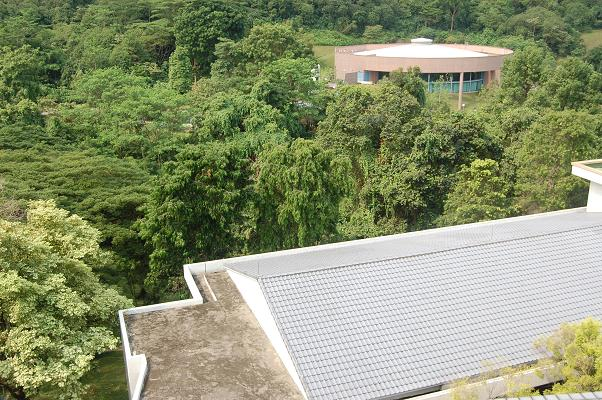
#> input picture Images_Asgnmt3_1/I6/1_0.JPG, 602 x 400 px, found by its file name; its folder holds only this picture in this run
$ python inbuiltwarp.py
#> lines starting #> are read from the running program, lines starting #| are printed output that depends on the picture
import os
import cv2
import numpy as np
from tqdm import tqdm

from mywarp import warp, blend
from Homography_Ransac import ransac
from FeatureMatching import matchfeatures

if __name__ == '__main__':

    IMG_DIR = r'Images_Asgnmt3_1\I6'    # Path of img directory
    N = 5                               # Number of IMages to be matched

    Images = []
    for root, dirs, files in os.walk(IMG_DIR):
        for i in range(N):
            img = cv2.imread(os.path.join(IMG_DIR, files[i]))
#> img is the input picture: shape (400, 602, 3); mean B, G, R 109.3, 145, 136.7
            img = cv2.resize(img, (640, 480))
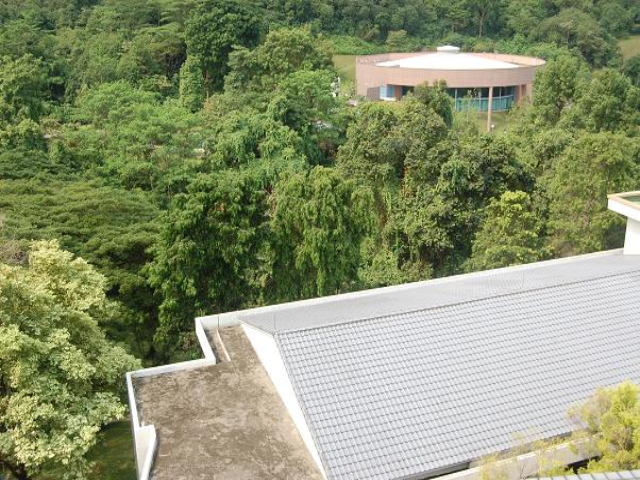
#> img: shape (480, 640, 3); mean B, G, R 109.2, 144.9, 136.5
#> (the run stopped early here; a loop or call above may not have finished)

$ run again, on Images_Asgnmt3_1/I6/1_4.JPG
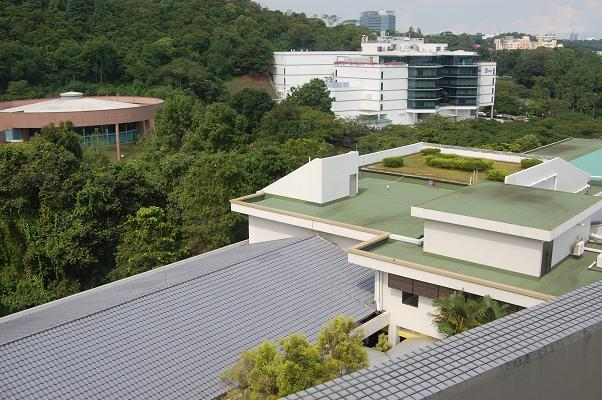
#> input picture Images_Asgnmt3_1/I6/1_4.JPG, 602 x 400 px, found by its file name
#> img is the input picture: shape (400, 602, 3); mean B, G, R 107.5, 122.7, 119.5
#> `img = cv2.resize(img, (640, 480))`:
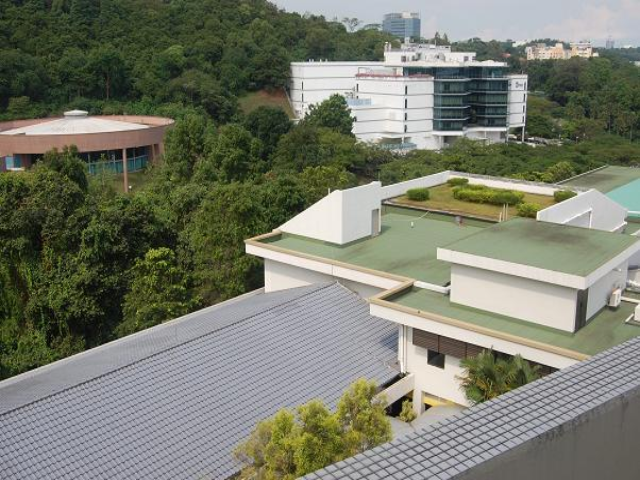
#> img: shape (480, 640, 3); mean B, G, R 107.4, 122.6, 119.4

$ run again, on Images_Asgnmt3_1/I6/1_1.JPG
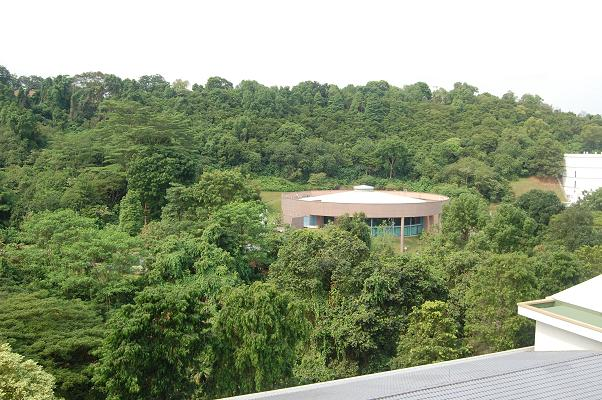
#> input picture Images_Asgnmt3_1/I6/1_1.JPG, 602 x 400 px, found by its file name
#> img is the input picture: shape (400, 602, 3); mean B, G, R 121.5, 152.3, 140.6
#> `img = cv2.resize(img, (640, 480))`:
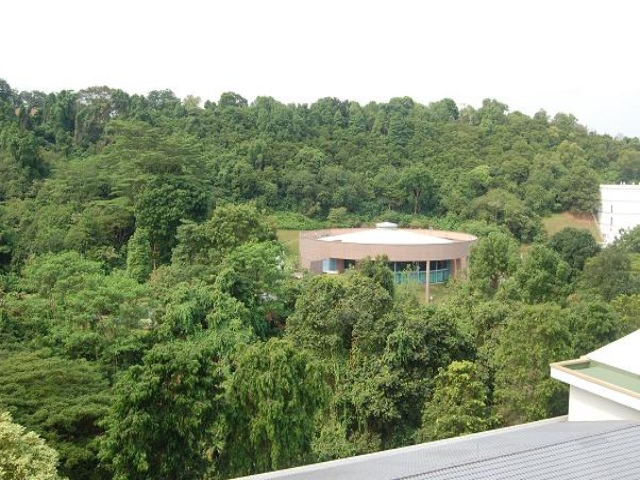
#> img: shape (480, 640, 3); mean B, G, R 121.4, 152.2, 140.5

$ run again, on Images_Asgnmt3_1/I6/1_2.JPG
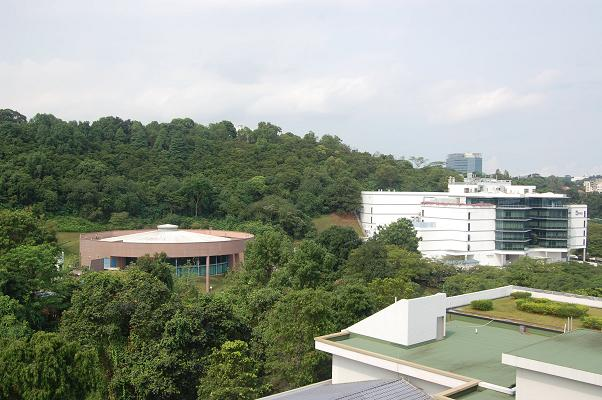
#> input picture Images_Asgnmt3_1/I6/1_2.JPG, 602 x 400 px, found by its file name
#> img is the input picture: shape (400, 602, 3); mean B, G, R 141.1, 154.6, 147.8
#> `img = cv2.resize(img, (640, 480))`:
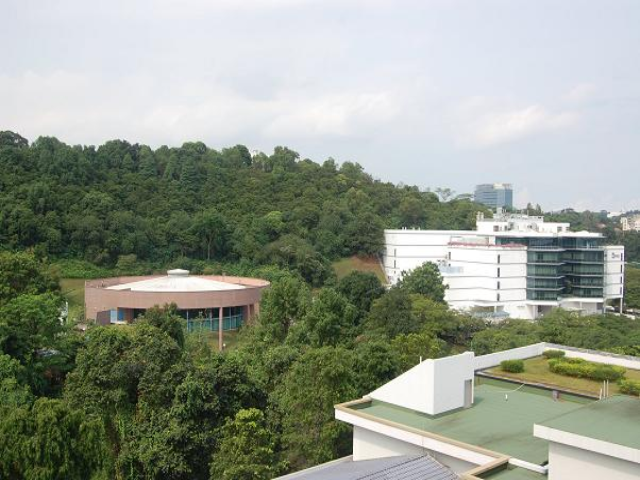
#> img: shape (480, 640, 3); mean B, G, R 141, 154.5, 147.7
